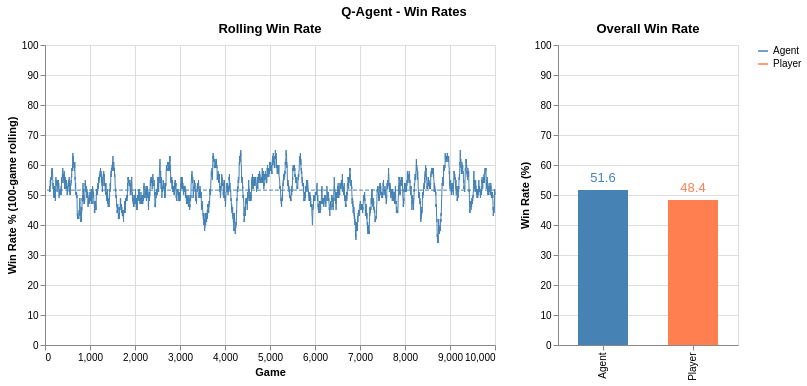

Notebook code for this chart:
### Code cell
GAME_WINDOW = 100

n_games = len(q_agent_df)
agent_wr = float(q_agent_df["agent_won"].mean()) * 100
player_wr = float(q_agent_df["player_won"].mean()) * 100
avg_turns = float(q_agent_df["turns"].mean())
avg_agent_hits = float(q_agent_df["agent_hit"].mean())
avg_player_hits = float(q_agent_df["player_hit"].mean())
avg_agent_sunk = float(q_agent_df["agent_sunk"].mean())
avg_player_sunk = float(q_agent_df["player_sunk"].mean())

print(f"Games:            {n_games}")
print(f"Agent win rate:   {agent_wr:.1f}%  |  Player win rate: {player_wr:.1f}%")
print(f"Avg turns/game:   {avg_turns:.1f}")
print(
    f"Avg agent hits:   {avg_agent_hits:.1f}  |  Avg player hits: {avg_player_hits:.1f}"
)
print(
    f"Avg agent sinks:  {avg_agent_sunk:.1f}  |  Avg player sinks: {avg_player_sunk:.1f}"
)

rolling = q_agent_df.with_columns(
    [
        (pl.col("agent_won").cast(pl.Float64) * 100)
        .rolling_mean(window_size=GAME_WINDOW)
        .alias("agent_win_rate")
    ]
)

win_long = (
    rolling.select(["game", "agent_win_rate"])
    .unpivot(
        index="game",
        on=["agent_win_rate"],
        variable_name="side",
        value_name="win_rate",
    )
    .with_columns(pl.col("side").replace({"agent_win_rate": "Agent"}))
)

color_scale = alt.Scale(domain=["Agent", "Player"], range=["steelblue", "coral"])

rolling_chart = (
    alt.Chart(win_long)
    .mark_line(strokeWidth=1)
    .encode(
        x=alt.X("game:Q", title="Game"),
        y=alt.Y(
            "win_rate:Q",
            title=f"Win Rate % ({GAME_WINDOW}-game rolling)",
            scale=alt.Scale(domain=[0, 100]),
        ),
        color=alt.Color("side:N", scale=color_scale, legend=alt.Legend(title="")),
    )
    .properties(title="Rolling Win Rate", width=450, height=300)
)

rule = (
    alt.Chart(pl.DataFrame({"y": [agent_wr], "side": ["Agent"]}))
    .mark_rule(strokeDash=[4, 2], color="red")
    .encode(
        y=alt.Y("y:Q"),
        color=alt.Color(
            "side:N",
            scale=alt.Scale(domain=["Agent"], range=["red"]),
            legend=alt.Legend(title=""),
        ),
    )
)

win_summary = pl.DataFrame(
    {"side": ["Agent", "Player"], "win_rate": [agent_wr, player_wr]}
)
bar = (
    alt.Chart(win_summary)
    .mark_bar(size=50)
    .encode(
        x=alt.X("side:N", title=""),
        y=alt.Y("win_rate:Q", title="Win Rate (%)", scale=alt.Scale(domain=[0, 100])),
        color=alt.Color("side:N", scale=color_scale, legend=None),
    )
    .properties(title="Overall Win Rate", width=180, height=300)
)
bar_text = bar.mark_text(dy=-12, fontSize=13).encode(
    text=alt.Text("win_rate:Q", format=".1f")
)

title = alt.TitleParams("Q-Agent - Win Rates", anchor="middle")
((rolling_chart + rule) | (bar + bar_text)).resolve_scale(y="independent").properties(
    title=title
)

### Figure 1 — Vega specification as saved in the notebook (floating-point values rounded to 4 significant figures; data arrays with more than 128 entries replaced by an {"elided": "..."} marker saying what was removed)
{"$schema": "https://vega.github.io/schema/vega/v6.json", "data": [{"name": "source_0", "values": {"elided": "10000 records"}}, {"name": "source_2"}, {"name": "source_1", "values": [{"side": "Agent", "y": 51.63}]}, {"name": "data_0", "values": [{"side": "Agent", "win_rate_end": 51.63, "win_rate_start": 0.0}, {"side": "Player", "win_rate_end": 48.37, "win_rate_start": 0.0}]}, {"name": "data_1", "values": [{"side": "Agent", "win_rate": 51.63}, {"side": "Player", "win_rate": 48.37}]}, {"name": "source_0_concat_0_x_domain_game", "values": [{"min": 1, "max": 10000}]}, {"name": "data_0_concat_1_x_domain_side_0", "values": [{"side": "Agent"}, {"side": "Player"}]}, {"name": "data_1_concat_1_x_domain_side_1", "values": [{"side": "Agent"}, {"side": "Player"}]}], "signals": [{"name": "concat_0_width", "value": 450}, {"name": "concat_1_width", "value": 180}], "marks": [{"type": "group", "name": "concat_0_group", "encode": {"update": {"height": {"signal": "height"}, "width": {"signal": "concat_0_width"}}}, "marks": [{"type": "group", "name": "concat_0_layer_0_pathgroup", "from": {"facet": {"data": "source_0", "name": "faceted_path_concat_0_layer_0_main", "groupby": ["side"]}}, "encode": {"update": {"width": {"field": {"signal": null, "datum": null, "group": "width", "parent": null}}, "height": {"field": {"signal": null, "datum": null, "group": "height", "parent": null}}}}, "marks": [{"type": "line", "name": "concat_0_layer_0_marks", "from": {"data": "faceted_path_concat_0_layer_0_main"}, "sort": {"field": "x"}, "encode": {"update": {"defined": {"signal": "isValid(datum[\"game\"]) && isFinite(+datum[\"game\"]) && isValid(datum[\"win_rate\"]) && isFinite(+datum[\"win_rate\"])"}, "x": {"field": "game", "scale": "concat_0_x"}, "strokeWidth": {"value": 1}, "y": {"field": "win_rate", "scale": "concat_0_y"}, "stroke": {"field": "side", "scale": "color"}}}, "style": ["line"]}]}, {"type": "rule", "name": "concat_0_layer_1_marks", "from": {"data": "source_1"}, "encode": {"update": {"x": {"field": {"signal": null, "datum": null, "group": "width", "parent": null}}, "y": {"field": "y", "scale": "concat_0_y"}, "stroke": {"field": "side", "scale": "color"}, "x2": {"value": 0}, "strokeDash": {"value": [4, 2]}}}, "style": ["rule"]}], "axes": [{"scale": "concat_0_x", "gridScale": "concat_0_y", "grid": true, "tickCount": {"signal": "ceil(concat_0_width/40)"}, "aria": false, "maxExtent": 0, "minExtent": 0, "domain": false, "labels": false, "zindex": 0, "orient": "bottom", "ticks": false}, {"scale": "concat_0_y", "domain": false, "aria": false, "grid": true, "tickCount": {"signal": "ceil(height/40)"}, "gridScale": "concat_0_x", "orient": "left", "maxExtent": 0, "minExtent": 0, "zindex": 0, "labels": false, "ticks": false}, {"scale": "concat_0_x", "orient": "bottom", "grid": false, "title": "Game", "tickCount": {"signal": "ceil(concat_0_width/40)"}, "labelOverlap": true, "zindex": 0, "labelFlush": true}, {"scale": "concat_0_y", "tickCount": {"signal": "ceil(height/40)"}, "zindex": 0, "grid": false, "orient": "left", "title": "Win Rate % (100-game rolling)", "labelOverlap": true}], "title": {"text": "Rolling Win Rate", "frame": "group"}, "style": "cell"}, {"type": "group", "name": "concat_1_group", "encode": {"update": {"width": {"signal": "concat_1_width"}, "height": {"signal": "height"}}}, "marks": [{"type": "rect", "name": "concat_1_layer_0_marks", "from": {"data": "data_0"}, "encode": {"update": {"xc": {"field": "side", "scale": "concat_1_x", "band": 0.5}, "width": {"value": 50}, "fill": {"field": "side", "scale": "color"}, "y": {"field": "win_rate_end", "scale": "concat_1_y"}, "y2": {"field": "win_rate_start", "scale": "concat_1_y"}}}, "style": ["bar"]}, {"type": "text", "name": "concat_1_layer_1_marks", "from": {"data": "data_1"}, "encode": {"update": {"x": {"field": "side", "scale": "concat_1_x", "band": 0.5}, "fill": {"field": "side", "scale": "color"}, "y": {"field": "win_rate", "scale": "concat_1_y"}, "align": {"value": "center"}, "text": {"signal": "format(datum[\"win_rate\"], \".1f\")"}, "fontSize": {"value": 13}, "baseline": {"value": "middle"}, "dy": {"value": -12}}}, "style": ["text"]}], "axes": [{"scale": "concat_1_y", "grid": true, "aria": false, "orient": "left", "tickCount": {"signal": "ceil(height/40)"}, "domain": false, "gridScale": "concat_1_x", "ticks": false, "labels": false, "maxExtent": 0, "minExtent": 0, "zindex": 0}, {"scale": "concat_1_x", "orient": "bottom", "labelAlign": "right", "grid": false, "labelAngle": 270, "labelBaseline": "middle", "zindex": 0}, {"scale": "concat_1_y", "tickCount": {"signal": "ceil(height/40)"}, "zindex": 0, "title": "Win Rate (%)", "orient": "left", "grid": false, "labelOverlap": true}], "title": {"text": "Overall Win Rate", "frame": "group"}, "style": "cell"}], "scales": [{"name": "color", "type": "ordinal", "domain": {"fields": [["Agent", "Player"], ["Agent"]]}, "range": ["steelblue", "coral"]}, {"name": "concat_0_x", "type": "linear", "domain": [{"signal": "(data(\"source_0_concat_0_x_domain_game\")[0] || {}).min"}, {"signal": "(data(\"source_0_concat_0_x_domain_game\")[0] || {}).max"}], "range": [0, {"signal": "concat_0_width"}], "nice": true, "zero": false}, {"name": "concat_0_y", "type": "linear", "domain": [0, 100], "range": [{"signal": "height"}, 0], "zero": true, "nice": true}, {"name": "concat_1_x", "type": "band", "domain": {"fields": [{"data": "data_0_concat_1_x_domain_side_0", "field": "side"}, {"data": "data_1_concat_1_x_domain_side_1", "field": "side"}], "sort": true}, "range": [0, {"signal": "concat_1_width"}], "paddingOuter": 0.05, "paddingInner": 0.1}, {"name": "concat_1_y", "type": "linear", "domain": [0, 100], "range": [{"signal": "height"}, 0], "zero": true}], "title": {"text": "Q-Agent - Win Rates", "anchor": "middle"}, "background": "white", "height": 300, "layout": {"padding": 20, "bounds": "full", "align": "each"}, "legends": [{"stroke": "color", "symbolType": "stroke", "fill": "color"}], "padding": 5}
